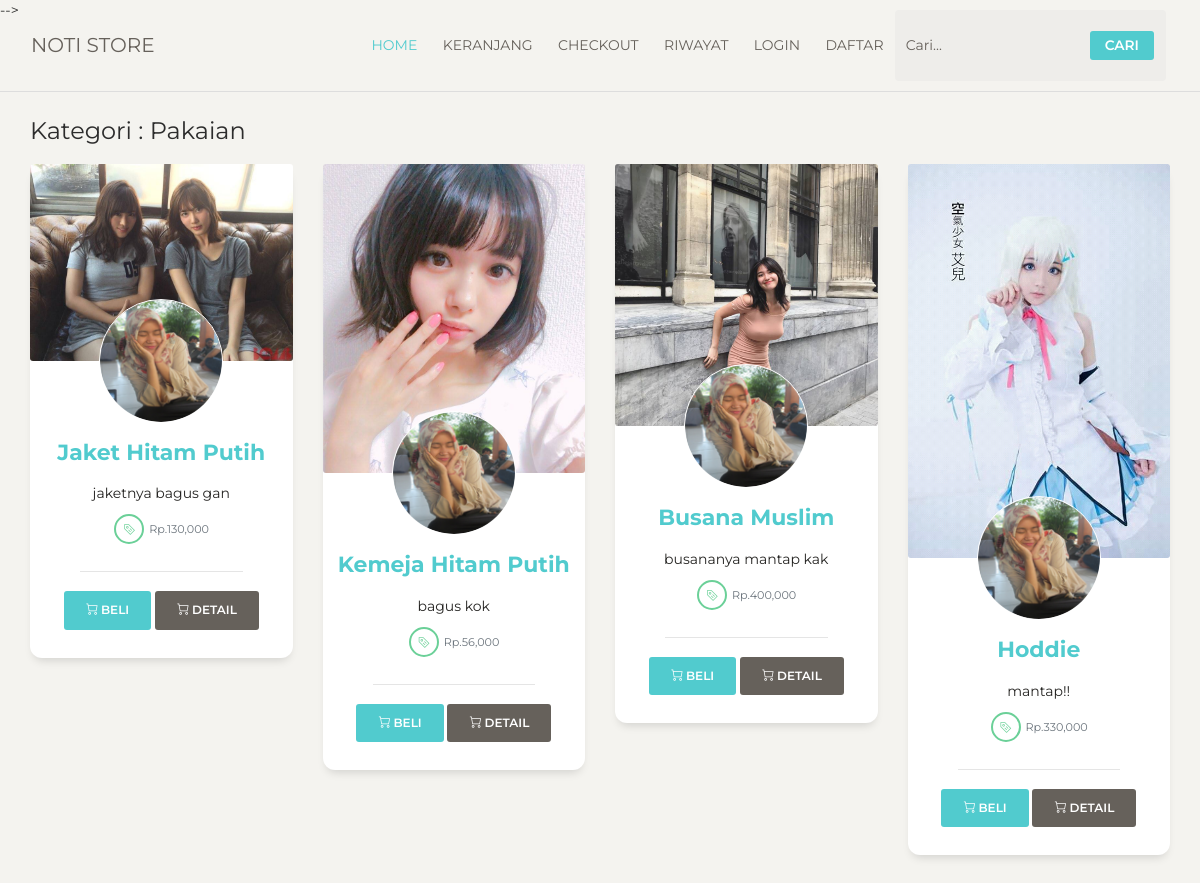
Screenshot of /kategori.php?idk=1 with the database file from the repository.
### tables this page shows
CREATE TABLE `tb_kategori` (
  `id_kategori` int(11) NOT NULL,
  `nama_kategori` varchar(50) NOT NULL
);

CREATE TABLE `tb_produk` (
  `id_produk` int(11) NOT NULL,
  `id_kategori` int(11) NOT NULL,
  `nama_produk` varchar(100) NOT NULL,
  `harga_produk` int(11) NOT NULL,
  `berat_produk` int(11) NOT NULL,
  `foto_produk` varchar(100) NOT NULL,
  `deskripsi_produk` text NOT NULL,
  `stok_produk` int(5) NOT NULL
);

### kategori.php (the view, shortened to what this page needs)
<?php
require_once 'admin/config/koneksi.php';
$id_kategori = $_GET['idk'];
$semuaKId = [];
$tampilKategoriId = mysqli_query($conn, "SELECT * FROM tb_kategori JOIN tb_produk ON tb_kategori.id_kategori = tb_produk.id_kategori WHERE tb_produk.id_kategori = $id_kategori") or die(mysqli_error($conn));
while ($pecahKId = mysqli_fetch_assoc($tampilKategoriId)) {
  $semuaKId[] = $pecahKId;
}
$kategoriTag = mysqli_query($conn, "SELECT * FROM tb_kategori WHERE id_kategori = $id_kategori") or die(mysqli_error($conn));
$pecahKTag = mysqli_fetch_assoc($kategoriTag);
?>
  <?php var_dump($semuaKId); ?>
<!doctype html>
<html lang="en">
  <head>
  <link href="https://maxcdn.bootstrapcdn.com/font-awesome/latest/css/font-awesome.min.css" rel="stylesheet">
  <link href="admin/assets/css/bootstrap.min.css" rel="stylesheet" />
  <link href="admin/assets/css/paper-dashboard.css?v=2.0.1" rel="stylesheet" />
  <link href="admin/assets/demo/demo.css" rel="stylesheet" />
  </head>
  <body>
<div class="main-panel" style="width:100%;">
  <div class="content">
      <h4>Kategori : <?= $pecahKTag['nama_kategori']; ?></h4>
    <div class="row">
      <?php foreach($semuaKId as $key => $value) : ?>
      <div class="col-md-3">
            <div class="card card-user">
              <img class="card-img-top" src="gambar/produk/<?= $value['foto_produk']; ?>" alt="Card image cap">
              <div class="card-body">
                <div class="author">
                <a href="detail.php?id=<?= $value['id_produk']; ?>">
                    <img class="avatar border-gray" src="gambar/Profile.jpg" alt="...">
                    <h5 class="title"><?= $value['nama_produk']; ?></h5>
                  </a>
                <p class="card-text"><?= $value['deskripsi_produk']; ?></p>
                </div>
                <div class="col-md text-center">
                  <btn class="btn btn-sm btn-outline-success btn-round btn-icon"><i class="nc-icon nc-tag-content"></i></btn>
                  <span class="text-muted"><small>Rp.<?= number_format($value['harga_produk']); ?></small></span>
                </div>
              <div class="card-footer">
                <hr>
                <div class="button-container">
                  <div class="row">
                    <div class="ml-auto mr-auto">
                      <a href="beli.php?id=<?= $value['id_produk']; ?>" class="btn btn-primary mt-1"><i class="nc-icon nc-cart-simple"></i> Beli</a>
                      <a href="detail.php?id=<?= $value['id_produk']; ?>" class="btn btn-secondary mt-1"><i class="nc-icon nc-cart-simple"></i> Detail</a>
                    </div>
                  </div>
                </div>
              </div>
               </div>
            </div>
              </div>
            <?php endforeach; ?>
            </div>
          </div>
    </div>
  </body>
</html>

### rows the page displays
tb_kategori: nama_kategori "Pakaian"
tb_produk: foto_produk (picture), nama_produk "Jaket Hitam Putih", deskripsi_produk "jaketnya bagus gan", harga_produk "130,000"
tb_produk: foto_produk (picture), nama_produk "Kemeja Hitam Putih", deskripsi_produk "bagus kok", harga_produk "56,000"
tb_produk: foto_produk (picture), nama_produk "Busana Muslim", deskripsi_produk "busananya mantap kak", harga_produk "400,000"
tb_produk: foto_produk (picture), nama_produk "Hoddie", deskripsi_produk "mantap!!", harga_produk "330,000"
